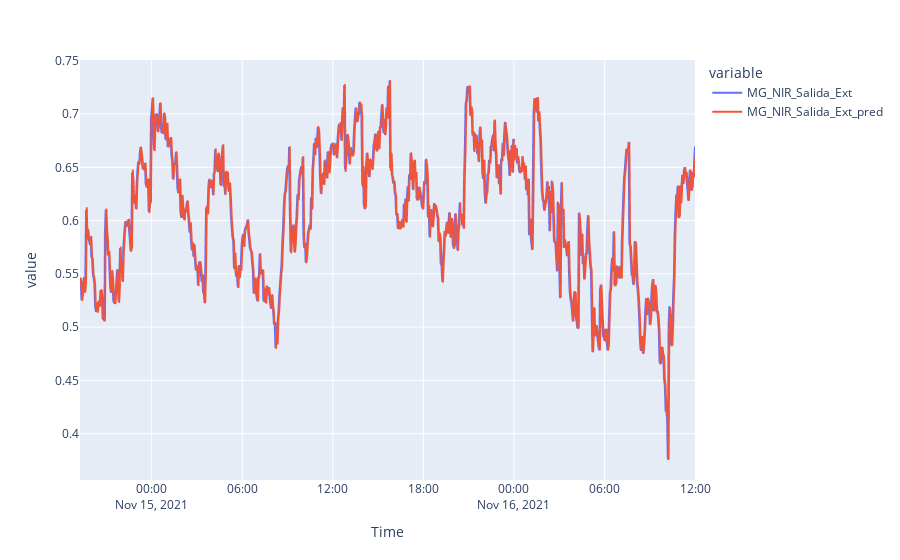

The notebook cell this image was saved under:
### Code cell
y_test.plot()

### Figure 1 — Plotly figure (JSON) as saved in the notebook; plotly's stock layout.template omitted (floating-point values rounded to 4 significant figures; data arrays with more than 128 entries replaced by an {"elided": "..."} marker saying what was removed)
{"data": [{"hovertemplate": "variable=MG_NIR_Salida_Ext<br>Time=%{x}<br>value=%{y}<extra></extra>", "legendgroup": "MG_NIR_Salida_Ext", "line": {"color": "#636efa", "dash": "solid"}, "mode": "lines", "name": "MG_NIR_Salida_Ext", "showlegend": true, "type": "scattergl", "x": {"elided": "816 str values"}, "xaxis": "x", "y": {"elided": "816 float values"}, "yaxis": "y"}, {"hovertemplate": "variable=MG_NIR_Salida_Ext_pred<br>Time=%{x}<br>value=%{y}<extra></extra>", "legendgroup": "MG_NIR_Salida_Ext_pred", "line": {"color": "#EF553B", "dash": "solid"}, "mode": "lines", "name": "MG_NIR_Salida_Ext_pred", "showlegend": true, "type": "scattergl", "x": {"elided": "816 str values"}, "xaxis": "x", "y": {"elided": "816 float values"}, "yaxis": "y"}], "layout": {"legend": {"title": {"text": "variable"}, "tracegroupgap": 0}, "margin": {"t": 60}, "xaxis": {"anchor": "y", "domain": [0, 1], "title": {"text": "Time"}}, "yaxis": {"anchor": "x", "domain": [0, 1], "title": {"text": "value"}}}}
